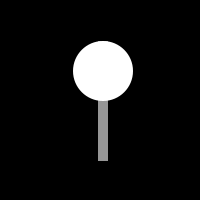
Frame 1 (no input)
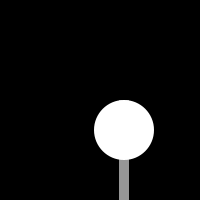
Frame 60 (the mouse pressed at the canvas centre just before this capture)
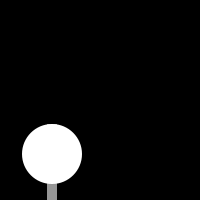
Frame 120 (the mouse held since frame 60 and released just before this capture)

The Processing sketch that drew these frames (run headless with seeded random() and noise(); from frame 60 on, the mouse is pressed at the canvas centre):

// Processing sketch: processing_9223
// ── processing_9223.pde

//MovingSquareAccording2State

float x = 100; 
float y = 100; 
float w = 60; 
float h = 60;
float eyeSize = 16;

float xspeed = 3;
float yspeed = 1;

void setup () {
  size (200,200);
  smooth();
}

void draw () {
  // change the location of zoog by speed
  x = x + xspeed;
  y = y + yspeed;
  
  if ((x > width) || (x < 0)) {
    xspeed = xspeed * -1;
  }
  
  if ((y > height) || (x < 0)) {
    yspeed = yspeed * -1;
  }
  
  background(0);
  ellipseMode(CENTER);
  rectMode(CENTER);
  noStroke();
  
  //zoogs body
  fill(150);
  rect(x,y,w/6,h*2);
  
  //head
  fill(255);
  ellipse(x,y-h/2,w,h);
  
  //eyes
  fill(255);
  ellipse(x-w/3,y-h/2,eyeSize, eyeSize*2);
  ellipse(x-w/3,y-h/2,eyeSize, eyeSize*2);
  
  //legs
  fill(255);
  line(x-w/12,y+h,x-w/4,y+h+10);
  line(x-w/12,y+h,x-w/4,y+h+10);
  
}
